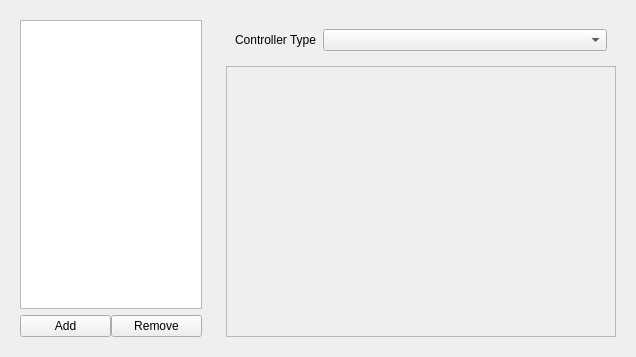
<?xml version="1.0" encoding="UTF-8"?>
<ui version="4.0">
 <class>InputSettingsWidget</class>
 <widget class="QWidget" name="InputSettingsWidget">
  <property name="geometry">
   <rect>
    <x>0</x>
    <y>0</y>
    <width>636</width>
    <height>357</height>
   </rect>
  </property>
  <property name="windowTitle">
   <string>Form</string>
  </property>
  <layout class="QHBoxLayout" name="horizontalLayout">
   <item>
    <widget class="QWidget" name="verticalWidget" native="true">
     <property name="sizePolicy">
      <sizepolicy hsizetype="MinimumExpanding" vsizetype="Preferred">
       <horstretch>0</horstretch>
       <verstretch>0</verstretch>
      </sizepolicy>
     </property>
     <property name="minimumSize">
      <size>
       <width>0</width>
       <height>0</height>
      </size>
     </property>
     <property name="maximumSize">
      <size>
       <width>200</width>
       <height>16777215</height>
      </size>
     </property>
     <layout class="QVBoxLayout" name="verticalLayout_2">
      <item>
       <widget class="QListWidget" name="controllerList">
        <property name="minimumSize">
         <size>
          <width>0</width>
          <height>0</height>
         </size>
        </property>
       </widget>
      </item>
      <item>
       <layout class="QHBoxLayout" name="horizontalLayout_2" stretch="0,0">
        <property name="spacing">
         <number>0</number>
        </property>
        <item>
         <widget class="QPushButton" name="addController">
          <property name="sizePolicy">
           <sizepolicy hsizetype="Minimum" vsizetype="Fixed">
            <horstretch>0</horstretch>
            <verstretch>0</verstretch>
           </sizepolicy>
          </property>
          <property name="text">
           <string>Add</string>
          </property>
         </widget>
        </item>
        <item>
         <widget class="QPushButton" name="removeController">
          <property name="sizePolicy">
           <sizepolicy hsizetype="Minimum" vsizetype="Fixed">
            <horstretch>0</horstretch>
            <verstretch>0</verstretch>
           </sizepolicy>
          </property>
          <property name="text">
           <string>Remove</string>
          </property>
         </widget>
        </item>
       </layout>
      </item>
     </layout>
    </widget>
   </item>
   <item>
    <widget class="QWidget" name="widget" native="true">
     <layout class="QVBoxLayout" name="verticalLayout_3">
      <item>
       <widget class="QWidget" name="formWidget" native="true">
        <property name="sizePolicy">
         <sizepolicy hsizetype="Preferred" vsizetype="Minimum">
          <horstretch>0</horstretch>
          <verstretch>0</verstretch>
         </sizepolicy>
        </property>
        <layout class="QFormLayout" name="formLayout">
         <property name="sizeConstraint">
          <enum>QLayout::SetDefaultConstraint</enum>
         </property>
         <item row="0" column="0">
          <widget class="QLabel" name="label">
           <property name="text">
            <string>Controller Type</string>
           </property>
          </widget>
         </item>
         <item row="0" column="1">
          <widget class="QComboBox" name="controllerType"/>
         </item>
        </layout>
       </widget>
      </item>
      <item>
       <widget class="QScrollArea" name="scrollArea">
        <property name="frameShape">
         <enum>QFrame::StyledPanel</enum>
        </property>
        <property name="frameShadow">
         <enum>QFrame::Sunken</enum>
        </property>
        <property name="widgetResizable">
         <bool>true</bool>
        </property>
        <widget class="QWidget" name="buttonList">
         <property name="geometry">
          <rect>
           <x>0</x>
           <y>0</y>
           <width>406</width>
           <height>296</height>
          </rect>
         </property>
         <layout class="QFormLayout" name="formLayout_2"/>
        </widget>
       </widget>
      </item>
     </layout>
    </widget>
   </item>
  </layout>
 </widget>
 <resources/>
 <connections>
  <connection>
   <sender>addController</sender>
   <signal>clicked()</signal>
   <receiver>InputSettingsWidget</receiver>
   <slot>addController()</slot>
   <hints>
    <hint type="sourcelabel">
     <x>60</x>
     <y>444</y>
    </hint>
    <hint type="destinationlabel">
     <x>393</x>
     <y>243</y>
    </hint>
   </hints>
  </connection>
  <connection>
   <sender>removeController</sender>
   <signal>clicked()</signal>
   <receiver>InputSettingsWidget</receiver>
   <slot>removeController()</slot>
   <hints>
    <hint type="sourcelabel">
     <x>153</x>
     <y>444</y>
    </hint>
    <hint type="destinationlabel">
     <x>393</x>
     <y>243</y>
    </hint>
   </hints>
  </connection>
  <connection>
   <sender>controllerType</sender>
   <signal>currentIndexChanged(int)</signal>
   <receiver>InputSettingsWidget</receiver>
   <slot>controllerTypeChanged(int)</slot>
   <hints>
    <hint type="sourcelabel">
     <x>524</x>
     <y>28</y>
    </hint>
    <hint type="destinationlabel">
     <x>393</x>
     <y>243</y>
    </hint>
   </hints>
  </connection>
  <connection>
   <sender>controllerList</sender>
   <signal>currentRowChanged(int)</signal>
   <receiver>InputSettingsWidget</receiver>
   <slot>editController(int)</slot>
   <hints>
    <hint type="sourcelabel">
     <x>106</x>
     <y>221</y>
    </hint>
    <hint type="destinationlabel">
     <x>393</x>
     <y>243</y>
    </hint>
   </hints>
  </connection>
 </connections>
 <slots>
  <slot>addController()</slot>
  <slot>removeController()</slot>
  <slot>controllerTypeChanged(int)</slot>
  <slot>editController(int)</slot>
 </slots>
</ui>
